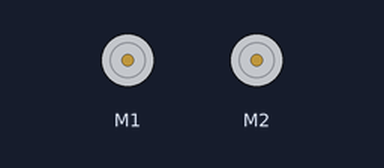
Simulated run of this program. Board: BBC micro:bit (MakeCode). Parts: 2 × DC motor (green arrow = forward, orange = backward, longer = faster).

Above: at 3.1 s.
At 5.1 s:
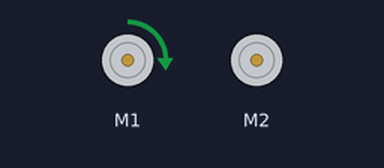
At 8.1 s:
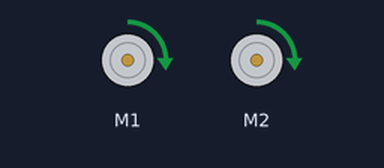
Timing chart, 0 to 9.6 s (numbered marks = the images above):
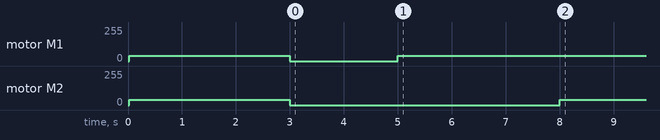

The program:

main.ts
```typescript
maqueen.motorRun(maqueen.Motors.All, maqueen.Dir.CW, 40)
basic.pause(3000)
maqueen.motorStop(maqueen.Motors.All)
basic.pause(2000)
maqueen.motorRun(maqueen.Motors.M1, maqueen.Dir.CW, 40)
basic.pause(3000)
maqueen.motorRun(maqueen.Motors.All, maqueen.Dir.CW, 40)
basic.forever(function () {

})
```

test.ts
```typescript
// aquí va el archivo "tests"; esto no se compilará cuando este paquete se utilice como una extensión.
```
